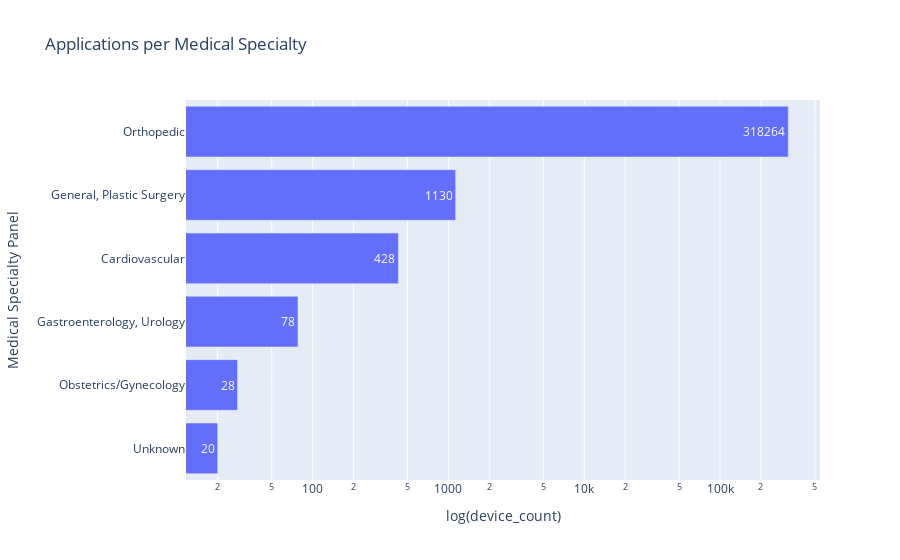

The cell this chart's notebook holds for it:
### Code cell
#bar plot
fig_panel = px.bar(df1_panel.sort_values('device_count'), 
                   x='device_count',log_x=True,
                   labels={'device_count': 'log(device_count)', 'med_specialty':'Medical Specialty Panel'},
                   title='Applications per Medical Specialty',
                   text='device_count')

fig_panel.show()

### Figure 1 — Plotly figure (JSON) as saved in the notebook; plotly's stock layout.template omitted (floating-point values rounded to 4 significant figures)
{"data": [{"alignmentgroup": "True", "hovertemplate": "log(device_count)=%{text}<br>Medical Specialty Panel=%{y}<extra></extra>", "legendgroup": "", "marker": {"color": "#636efa", "pattern": {"shape": ""}}, "name": "", "offsetgroup": "", "orientation": "h", "showlegend": false, "text": [20, 28, 78, 428, 1130, 318264], "textposition": "auto", "type": "bar", "x": [20, 28, 78, 428, 1130, 318264], "xaxis": "x", "y": ["Unknown", "Obstetrics/Gynecology", "Gastroenterology, Urology", "Cardiovascular", "General, Plastic Surgery", "Orthopedic"], "yaxis": "y"}], "layout": {"barmode": "relative", "legend": {"tracegroupgap": 0}, "title": {"text": "Applications per Medical Specialty"}, "xaxis": {"anchor": "y", "domain": [0, 1], "title": {"text": "log(device_count)"}, "type": "log"}, "yaxis": {"anchor": "x", "domain": [0, 1], "title": {"text": "Medical Specialty Panel"}}}}
